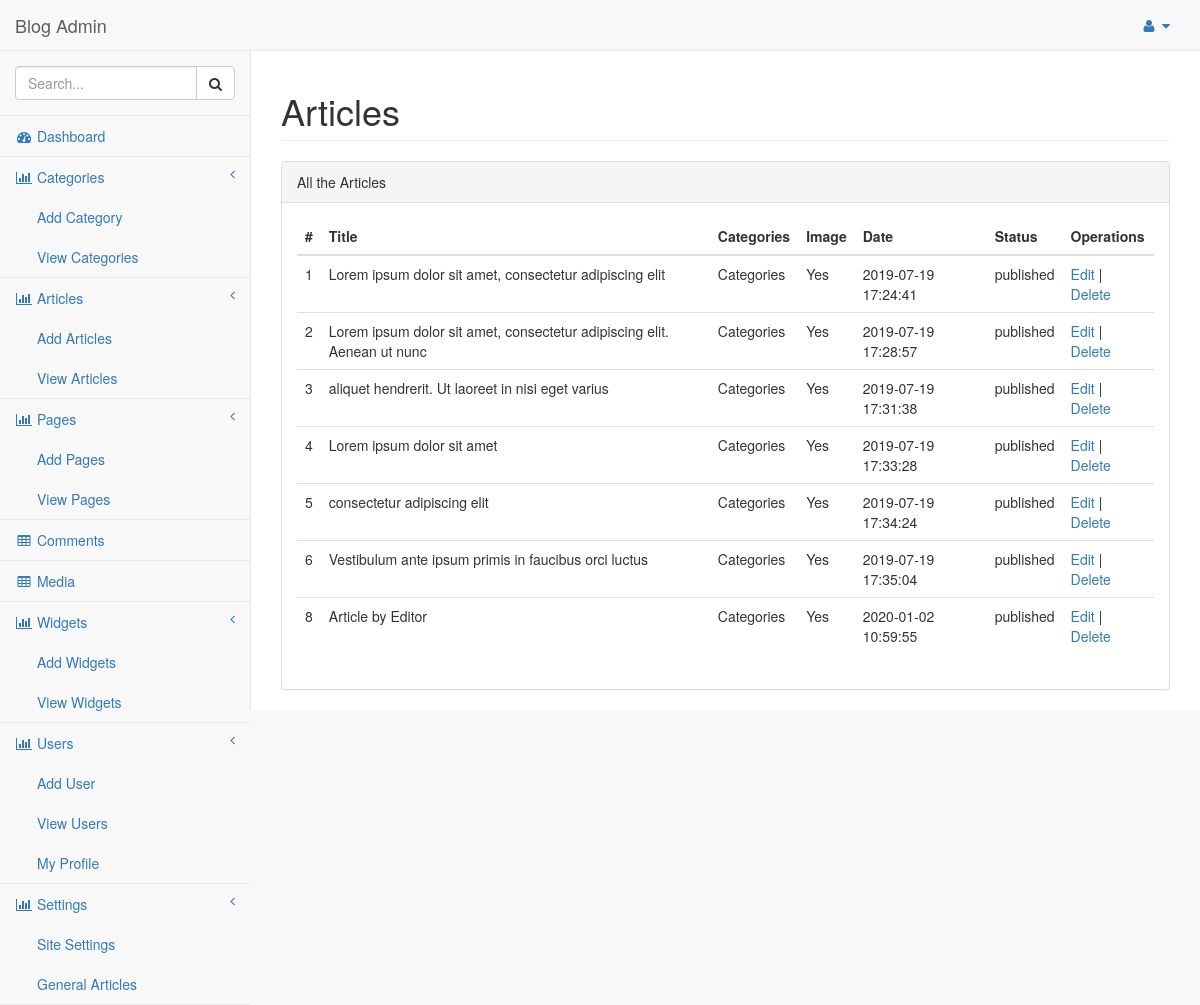
The app's page /index.php/admin/ViewPosts, older data.
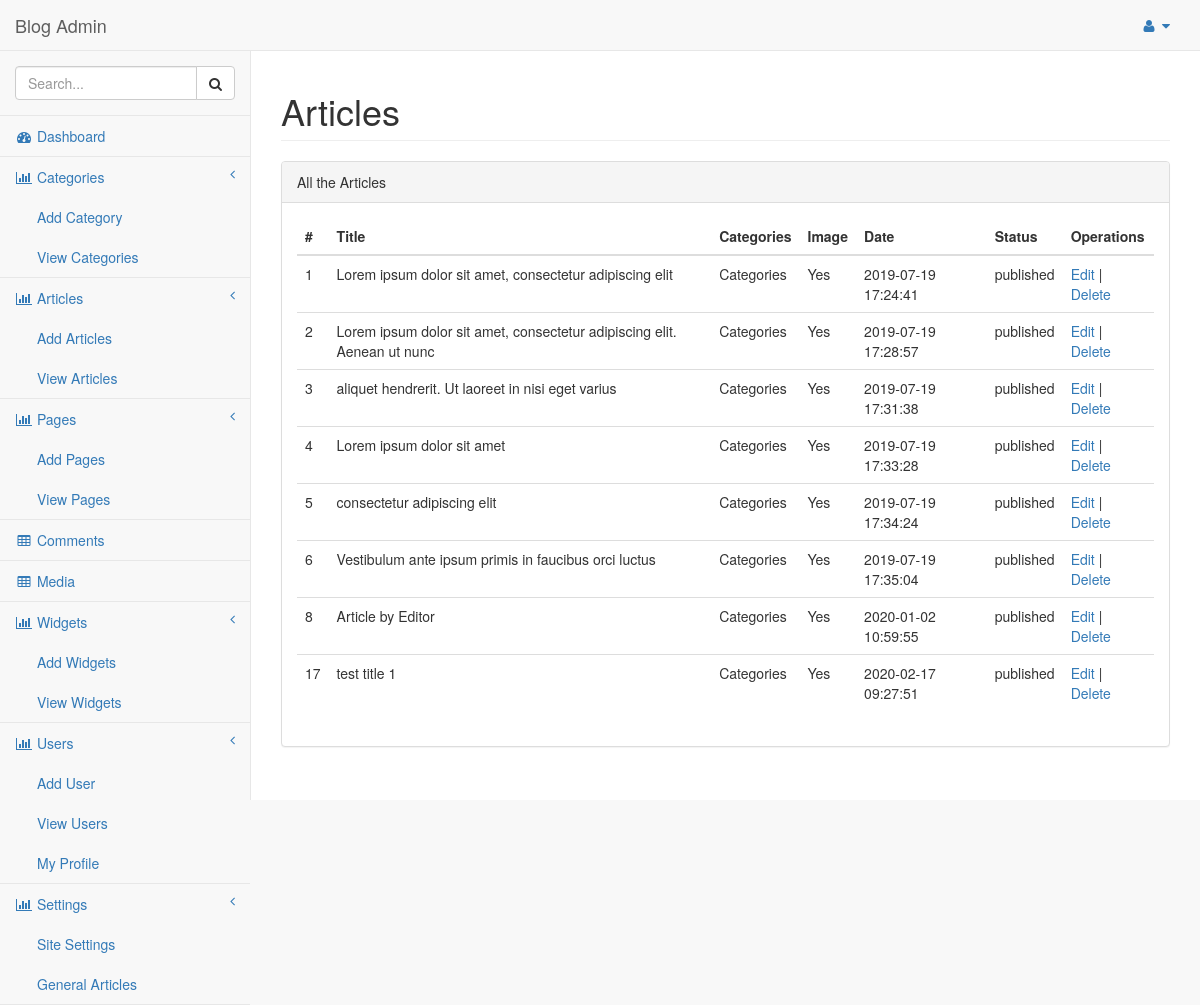
The same page, newer data.
### tables this page shows
CREATE TABLE `posts` (
  `id` int(11) NOT NULL,
  `uid` int(11) NOT NULL,
  `title` varchar(255) NOT NULL,
  `content` text NOT NULL,
  `status` varchar(255) NOT NULL,
  `slug` varchar(255) NOT NULL,
  `pic` varchar(255) NOT NULL,
  `created` timestamp NOT NULL DEFAULT current_timestamp(),
  `updated` timestamp NOT NULL DEFAULT current_timestamp()
);

### application/controllers/Admin.php (called while the page is built, shortened)
<?php
class Admin extends CI_Controller {
	public function ViewPosts(){
		$this->load->model('admin_model');
		$data['posts'] = $this->admin_model->selectPosts();
		$this->load->view('admin/templates/header');
		$this->load->view('admin/templates/navigation');
		$this->load->view('admin/view-posts', $data);
		$this->load->view('admin/templates/footer');
	}
}

### index.php (called while the page is built, shortened)
<?php
require_once BASEPATH.'core/CodeIgniter.php';

### application/models/Admin_model.php (called while the page is built, shortened)
<?php
class Admin_model extends CI_Model {
	public function selectPosts(){
		$query = $this->db->get('posts');
		return $query->result_array();
	}
}

### application/views/admin/view-posts.php (the view, shortened to what the changed rows need)
<div id="page-wrapper" style="min-height: 345px;">
    <div class="row">
        <div class="col-lg-12">
            <h1 class="page-header">Articles</h1>
        </div>
    </div>
    <div class="row">
        <div class="col-lg-12">
            <div class="panel panel-default">
                <div class="panel-body">
                    <div class="table-responsive">
                        <table class="table table-hover">
                            <thead>
                                <tr>
                                    <th>#</th>
                                    <th>Title</th>
                                    <th>Categories</th>
                                    <th>Image</th>
                                    <th>Date</th>
                                    <th>Status</th>
                                    <th>Operations</th>
                                </tr>
                            </thead>
                            <tbody>
                                <?php foreach ($posts as $post) { ?>
                                <tr>
                                    <td><?php echo $post['id']; ?></td>
                                    <td><?php echo $post['title']; ?></td>
                                    <td>Categories</td>
                                    <td><?php if(!empty($post['pic'])){ echo "Yes"; }else{ echo "No"; } ?></td>
                                    <td><?php echo $post['created']; ?></td>
                                    <td><?php echo $post['status']; ?></td>
                                    <td><a href="EditPost/<?php echo $post['id']; ?>">Edit</a> | <a href="DeletePost/<?php echo $post['id']; ?>">Delete</a></td>
                                </tr>
                                <?php } ?>
                            </tbody>
                        </table>
                    </div>
                </div>
            </div>
    </div>
</div>

### application/views/admin/templates/navigation.php (shortened to what the changed rows need)
<nav class="navbar navbar-default navbar-static-top" role="navigation" style="margin-bottom: 0">
    <div class="navbar-header">
        <a class="navbar-brand" href="index.html">Blog Admin</a>
    </div>
</nav>

Row changes from the older to the newer data that the page shows:
added posts: id "17", title "test title 1", shows "Yes", created "2020-02-17 09:27:51", status "published"
